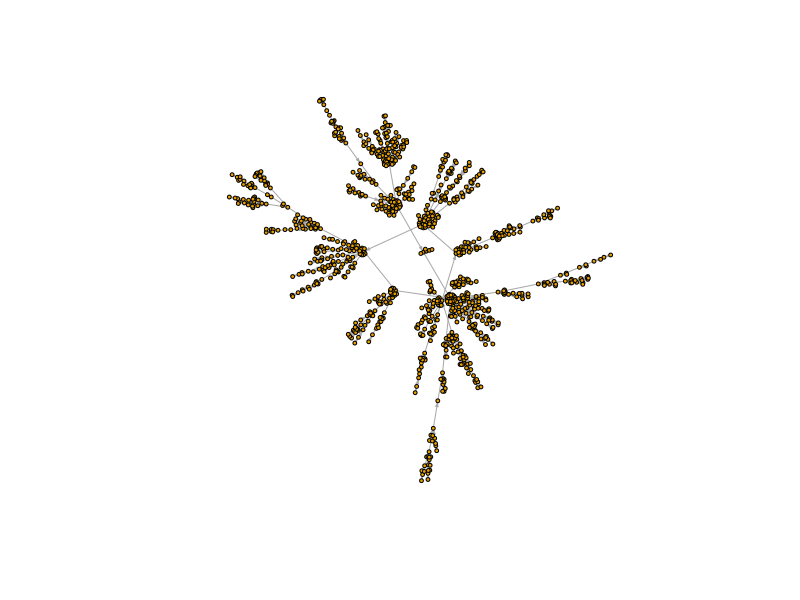

Source code (R):
library(igraph)

# Graf wedle modelu Barabási-Albert z tysiącem węzłów
g <- barabasi.game(1000)

# Wizualizacja grafu layoutem Fruchterman & Reingold
layout <- layout.fruchterman.reingold(g)
plot(g, layout=layout, vertex.size=2,
     vertex.label=NA, edge.arrow.size=.2)

# Znajdź najbardziej centralny węzeł według miary betweenness, jaki ma numer? -> w tym uruchomieniu 21
b <- betweenness(g)
b
which.max(b)

# Jaka jest średnica grafu? W tym uruchomieniu -> 10
diameter(g)

# 6. 
# Erdős-Rényi ma losowe krawędzie między parami węzłów (stopnie ~ rozkład Poissona, brak wyraźnych hubów), 
# a Barabási–Albert dodaje nowe węzły „preferencyjnie” do już dobrze podłączonych (prawo potęgowe stopni, powstają huby i sieć scale-free).
# Model BA generuje złożoną strukturę z kilkoma dominującymi węzłami,
# podczas gdy ER zachowuje bardziej jednorodną i losową strukturę sieci.
# Dodatkowo sieci BA są odporne na losowe uszkodzenia, ale podatne na ukierunkowane ataki na huby, 
# czego nie obserwuje się w takim stopniu w grafach ER.
